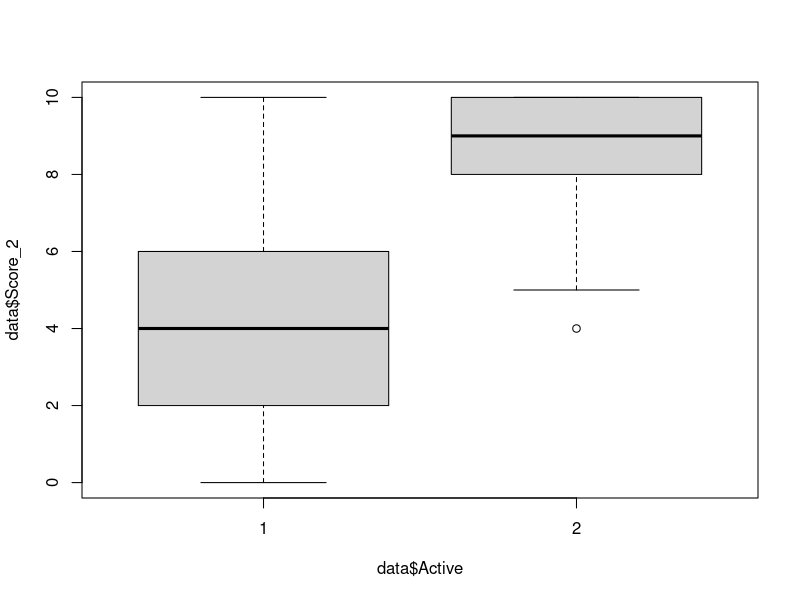

R code for this plot:
## ---- chunk 1
    knitr::opts_chunk$set(echo=T, error=T)
## ---- chunk 2
    library(tidyverse)
## ---- chunk 3
    p.eval <- \(p.val, alpha){if(p.val >= alpha) " fail to" else ""}

    m.1 <- c(5.46, 5.34, 4.34, 4.82, 4.4, 5.12, 5.69, 5.53, 4.77, 5.82)
    m.2 <- c(5.45, 5.31, 4.11, 4.69, 4.18, 5.05, 5.72, 5.54, 4.62, 5.89, 5.6, 5.19, 3.31, 4.43, 5.3, 4.09)
    sig.1 <- 0.5
    sig.2 <- 0.6
    alpha <- 0.05
    r <- qnorm(alpha)
    
    t <- (mean(m.1) - mean(m.2)) / sqrt((sig.1 ^ 2 / length(m.1)) + (sig.2 ^ 2 / length(m.2)))
    
    p.value <- pnorm(t)
    
    
    t <= r
## ---- chunk 4
    g.1 <- c(7.06, 11.84, 9.28, 7.92, 13.5, 3.98, 3.82, 7.34, 8.7, 9.24, 4.86, 3.32, 12.78, 12, 5.24, 11.4, 6.56, 9.04, 7.72, 9.26, 7.88, 8.6, 9.3, 8.42, 8.54)
    g.2 <- c(8.68, 6, 6.3, 10.24, 10.88, 5.36, 7.82, 4.7, 9.02, 9.78, 6.9, 5.8, 13.56, 10.32, 13.3, 11.38, 7.94, 10.74, 13.68, 14.92, 7.42, 10.36, 10.54, 5.22, 13.74, 12.98, 10.34, 10.02, 17.8, 13.04, 5.2, 9.4, 11.18, 12.68, 12.36)
    m <- 25
    n <- 35
    alpha <- 0.05
## ---- chunk 5
var.test(g.1, g.2, alternative="two.sided", conf.level=1-alpha)$p.value < alpha
## ---- chunk 6
t.test(g.1, g.2, alternative = "less", var.equal = T,conf.level = 1-alpha)$p.value < alpha
## ---- chunk 7
n <- 10
alpha <- 0.05
g.w <- c(16, 15, 11, 20, 19, 14, 13, 15, 14, 16)
g.a <- c(13, 13, 10, 18, 17, 11, 10, 15, 11, 16)

test.result <- t.test(g.w, g.a, alternative="two.sided", paired = T, var.equal = T, conf.level=1-alpha)
## ---- chunk 8
test.result$p.value < alpha
## ---- chunk 9
g.a <- c(102.4, 101.3, 97.6, 98.2, 102.3, 99.1, 97.8, 103.9, 101.6, 100.1)
g.b <- c(98.4, 101.7, 100.5, 99.3, 100.6, 99.6, 102.2, 101.1, 99.9, 101.0)
n <- length(g.a)
alpha <- 0.05
## ---- chunk 10
test.result <- var.test(g.a, g.b, alternative="greater", conf.level = 1-alpha)$p.value < alpha
## ---- chunk 11
g.1 <- c(7.2, 4.1, 5.5, 4.5, 5.7, 3.8, 4.6, 6.0, 5.2, 5.4)
g.2 <- c(5.3, 4.4, 5.0, 3.5, 3.9, 4.9, 5.6, 2.5, 4.0, 3.6)
alpha <- 0.1
## ---- chunk 12
var.test(g.1, g.2, alternative="two.sided", conf.level = 1-alpha)$p.value < alpha
## ---- chunk 13
alpha <- 0.025
## ---- chunk 14
t.test(g.1, g.2, alternative="greater", var.equal = T, conv.level=1-alpha)$p.value < alpha
## ---- chunk 15
data <- read_delim("magnets_pain.csv", delim = ";", col_types = "iiii")
## ---- chunk 16
boxplot(data$Score_2 ~ data$Active)
## ---- chunk 17
data %>% group_by(Active) %>% 
        summarise(mean = mean(Score_2),
                  min = min(Score_2),
                  max = max(Score_2),
                  sd = sd(Score_2),
                  q1 = quantile(Score_2, probs=0.25),
                  q2 = quantile(Score_2, probs=0.5),
                  q3 = quantile(Score_2, probs=0.75),
                  iqr = q3 - q1) -> summ
summ
## ---- chunk 18
alpha <- 0.05
var.test(data$Score_2 ~ data$Active, alternative="two.sided", conv.level= 1-alpha)$p.value < alpha
## ---- chunk 19
t.test(data$Score_2 ~ data$Active, alternative="two.sided", var.equal=F, conv.level = 1-alpha)
